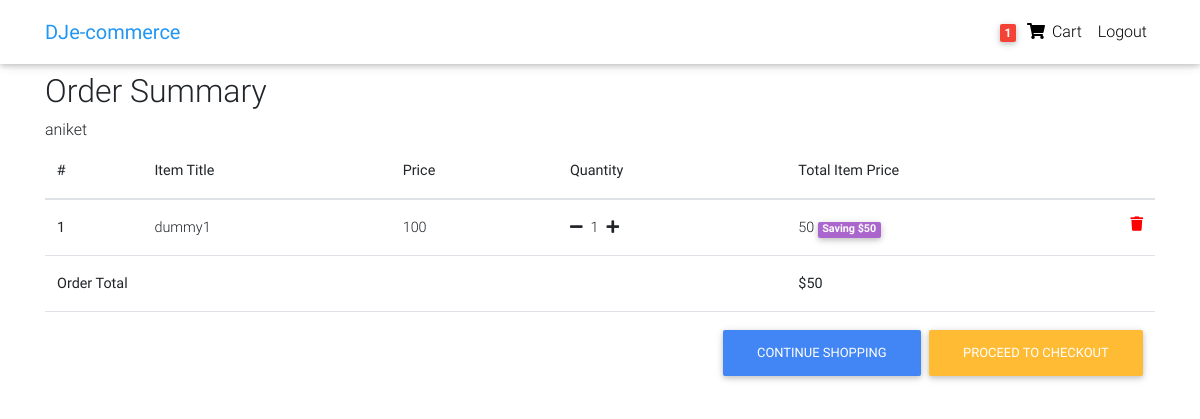
/order-summary/ (signed in), run on the app's committed database.
### core/models.py (models this page shows, shortened)
class Order(models.Model):
    user = models.ForeignKey(settings.AUTH_USER_MODEL,
                             on_delete=models.CASCADE)
    items = models.ManyToManyField(OrderItem)
    start_date = models.DateTimeField(auto_now_add=True)
    ordered_date = models.DateTimeField()
    ordered = models.BooleanField(default=False)
    def __str__(self):
        return self.user.username
    def get_total(self):
        total = 0
        for order_item in self.items.all():
            total += order_item.get_final_price()
        return total

class OrderItem(models.Model):
    user = models.ForeignKey(settings.AUTH_USER_MODEL,
                             on_delete=models.CASCADE, blank=True, null=True)
    ordered = models.BooleanField(default=False)
    item = models.ForeignKey(Item, on_delete=models.CASCADE)
    quantity = models.IntegerField(default=1)
    def get_total_item_price(self):
        return self.quantity*self.item.price
    def get_total_discount_item_price(self):
        return self.quantity*self.item.discount_price
    def get_amount_saved(self):
        return self.get_total_item_price() - self.get_total_discount_item_price()
    def get_final_price(self):
        if self.item.discount_price:
            return self.get_total_discount_item_price()
        return self.get_total_item_price()

class Item(models.Model):
    title = models.CharField(max_length=100)
    price = models.IntegerField()
    discount_price = models.IntegerField(blank=True, null=True)
    category = models.CharField(choices=CATEGORY_CHOICES, max_length=2)
    label = models.CharField(choices=LABEL_CHOICES, max_length=1)
    slug = models.SlugField()
    description = models.TextField(default="this is a test description")

### core/views.py (the view)
# urls.py: path('order-summary/', views.OrderSummaryView.as_view(), name = 'order-summary'),
class OrderSummaryView(LoginRequiredMixin, View):
    def get(self, *args, **kwargs):
        try:
            order = Order.objects.get(user=self.request.user, ordered=False)
            context = {
                'object': order
            }
            return render(self.request, 'order_summary.html', context)
        except ObjectDoesNotExist:
            messages.error(self.request, "You do not have an active order")
            return redirect("/")

### core/templatetags/cart_template_tags.py (called while the page is built)
@register.filter
def cart_item_count(user):
    if user.is_authenticated:
        qs = Order.objects.filter(user=user,ordered=False)
        if qs.exists():
            return qs[0].items.count()
    return 0

### templates/order_summary.html (shortened to what this page needs)
{% extends "base.html" %} {% block content %}
<main>
  <div class="container">
    <h2>Order Summary</h2>
    {{object}}
    <div class="table-responsive">
      <table class="table">
        <thead>
          <tr>
            <th scope="col">#</th>
            <th scope="col">Item Title</th>
            <th scope="col">Price</th>
            <th scope="col">Quantity</th>
            <th scope="col">Total Item Price</th>
          </tr>
        </thead>
        <tbody>
          {% for order_item in object.items.all %}
          <tr>
            <th scope="row">{{forloop.counter}}</th>
            <td>{{ order_item.item.title }}</td>
            <td>{{ order_item.item.price }}</td>
            <td><a href="{% url 'core:remove-single-item-from-cart' order_item.item.slug %}"><i class="fas fa-minus mr-2"></i></a>{{ order_item.quantity }}<a href="{% url 'core:add-to-cart' order_item.item.slug %}"><i class="fas fa-plus ml-2"></i></a></td>
            <td>
              {% if order_item.item.discount_price%}
              {{order_item.get_total_discount_item_price}}
              <span class="badge badge-secondary"
                >Saving ${{ order_item.get_amount_saved }}</span
              >
              {% else %} {{order_item.get_total_item_price}} {% endif %}
              <a style="color:red" href="{% url 'core:remove-from-cart' order_item.item.slug %}"><i class="fas fa-trash float-right"></i></a>
            </td>
          </tr>
          {% endfor %}
          {% if object.get_total %}
          <tr>
            <td colspan="4"><b>Order Total</b></td>
            <td><b>${{ object.get_total }}</b></td>
          </tr>
          <tr>
            <td colspan="5">
                <a class="btn btn-warning float-right ml-2" href="/checkout/">Proceed to Checkout
                <a class="btn btn-primary float-right" href="/">Continue Shopping</td>
          </tr>
          {% endif %}
        </tbody>
      </table>
    </div>
  </div>
</main>
{% endblock content %}

### templates/navbar.html (shortened to what this page needs)
{% load cart_template_tags %}
<nav
  class="navbar fixed-top navbar-expand-lg navbar-light white scrolling-navbar"
>
  <div class="container">
    <a class="navbar-brand waves-effect" href="/">
      <strong class="blue-text">DJe-commerce</strong>
    </a>
    <div class="collapse navbar-collapse" id="navbarSupportedContent">
      <ul class="navbar-nav nav-flex-icons">
        {% if request.user.is_authenticated %}
        <li class="nav-item">
          <a
            href="{% url 'core:order-summary' %}"
            class="nav-link waves-effect"
          >
            <span class="badge red z-depth-1 mr-1">
              {{ request.user|cart_item_count }}
            </span>
            <i class="fas fa-shopping-cart"></i>
            <span class="clearfix d-none d-sm-inline-block"> Cart </span>
          </a>
        </li>
        <li class="nav-item">
          <a class="nav-link waves-effect" href="{% url 'account_logout' %}">
            <span class="clearfix d-none d-sm-inline-block"> Logout </span>
          </a>
        </li>
        {% endif %}
      </ul>
    </div>
  </div>
</nav>

### templates/base.html (style rules this page uses)
html, body, header, .carousel { height: 60vh; }

### data on the page
Order: user.username "aniket", get_total "50"
OrderItem: item "dummy1", item.price "100", quantity "1", get_total_discount_item_price "50", get_amount_saved "50"

### other printed values
{{ request.user|cart_item_count }} "1"
